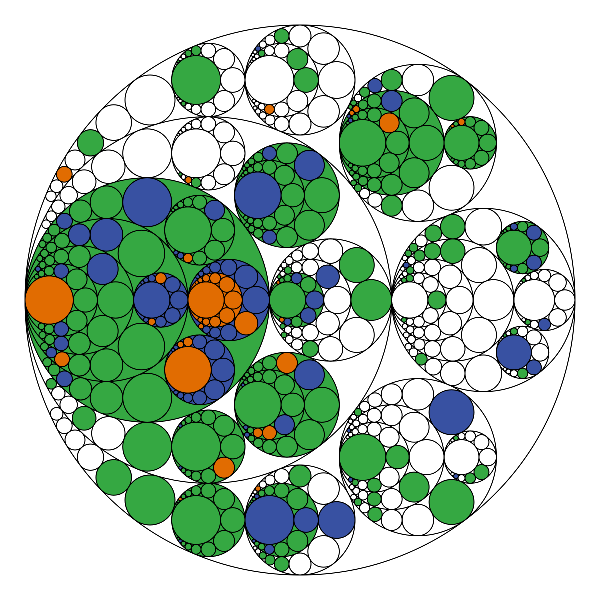
Frame 1 (no input)
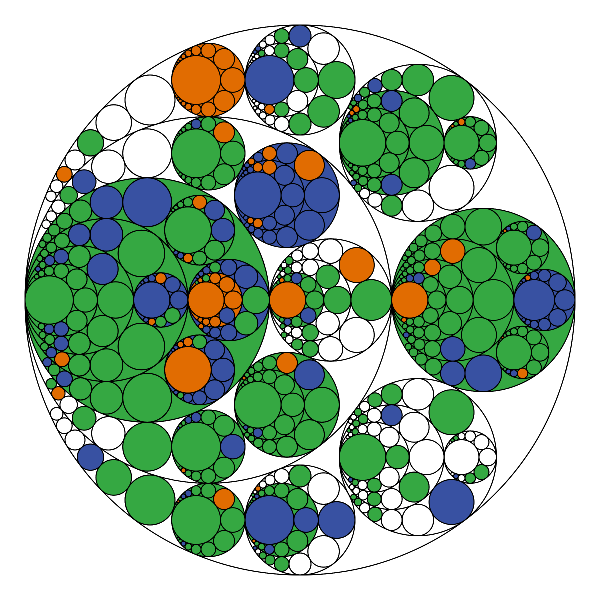
Frame 2 (the mouse pressed at the canvas centre, redrawn once)

The p5.js sketch that drew these frames (run headless with seeded random() and noise() and a simulated clock; the mouse was pressed at the canvas centre and the sketch redrawn once):

// p5.js sketch
// ── sketch.js
let ratio = 2/3;
let t = 0;
let colors = ["#35a842", "#3851a2", "#e16c01"];

function setup() {
	createCanvas(600, 600);
	pixelDensity(4);
	stroke(0);
	noLoop();
}

function draw() {
	//background(255);
	let r = 275;
	let x = width/2;
	let y = height/2;
	let n = 10;
	noFill();
	circle(x, y, 2*r);
	pappus(r, x, y, n, -1);
	t += 0.0025;
}

function pappus(rv, vx, vy, n, col) {
	if (rv <= 25) return;
	push();
	translate(vx, vy);
	//rotate(random(TWO_PI));
	let ru = rv*ratio;
	let ux = (ratio-1)*rv;
	let uy = 0;
	//circle(ux, uy, ru*2);
	pappus(ru, ux, uy, n-1, myCircle(ux, uy, ru*2, col));
	let s = rv*2;
	for (let i = -n; i < n; i++) {
		let a = ratio*(1-ratio);
		let b = sq(i)*sq(1-ratio)+ratio;
		let x = ratio*(1+ratio)/(2*b);
		let y = i*a/b;
		let r = a/(2*b);
		//circle((x-0.5)*s, y*s, r*s*2);
		pappus(r*s, (x-0.5)*s, y*s, n-2, myCircle((x-0.5)*s, y*s, r*s*2, col));
	}
	pop();
}

function myCircle(x, y, d, col) {
	while (random() < 1/4 && col < colors.length-1) {
		col++;
	}
	if (col == -1) noFill();
	else fill(colors[col]);
	circle(x, y, d);
	return col;
}
